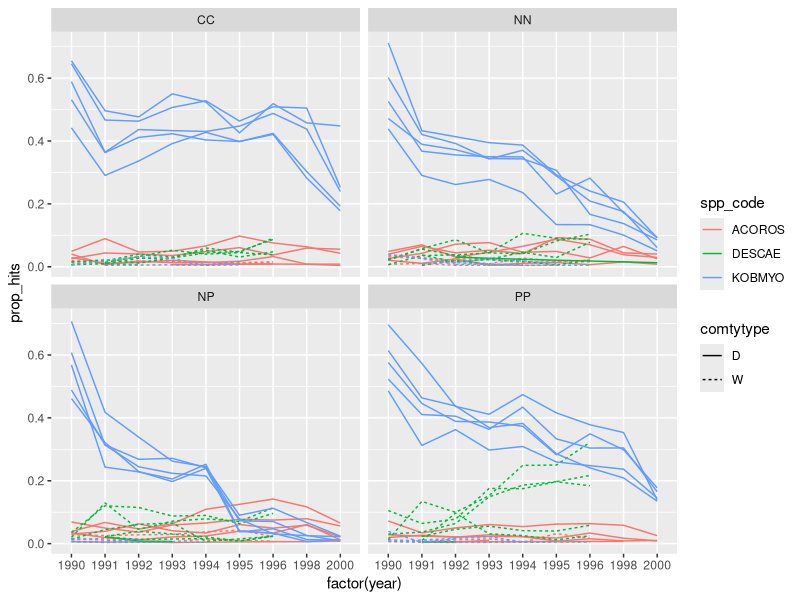
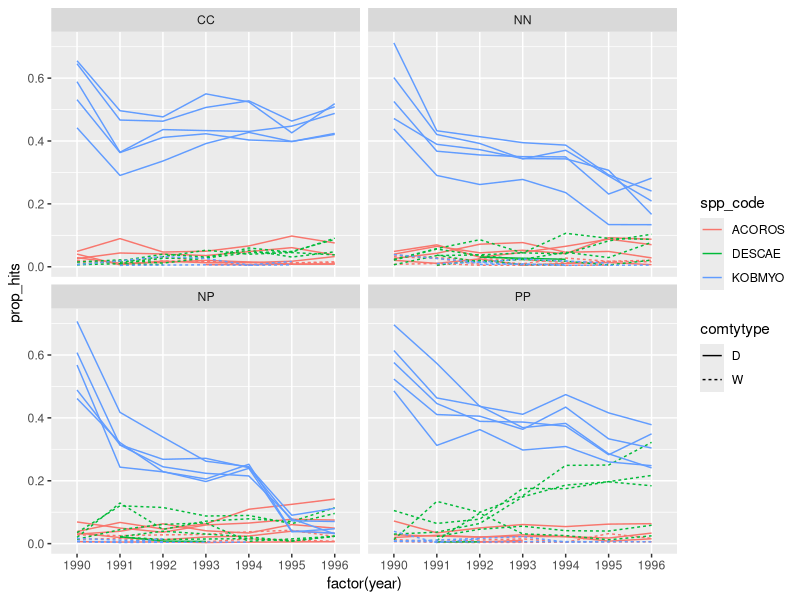

The R source for these figures, in order:
# Script to explore NWT Nitrogen experiment data
# SN 2020 Feb 17

library(ggplot2)
library(dplyr)
library(tidyr)

soilr = read.csv('data_raw/plant_competition/n_p_expmt/fertcovr.tt.data.csv')
soils = read.csv('data_raw/plant_competition/n_p_expmt/fertcovs.tt.data.csv')

head(soilr)
# fields: date, plot_code, spp_code + USDA name, num_hits (in plot), cover (pct?)

nrow(soilr)
# 7198 rows

soilr$date %>% as.character() %>% 
  (function(x) x %>% strsplit('\\D') %>% sapply(function(x) x[1])) %>% 
  table()
# 1990 1991 1992 1993 1994 1995 1996 1998 2000 
# 572  766  884  874  814  890  822  567 1009
# No records in 1997, 1999

table(soilr$spp_code)
# KOBMYO 250, ACOROS (=GEROT) 235, DESCAE 142

table(soilr$plot_code)
# DCC1 DCC2 DCC3 DCC4 DCC5 DNN1 DNN2 DNN3 DNN4 DNN5 DNP1 DNP2 DNP3 DNP4 DNP5 
# 221  242  256  246  247  254  261  235  278  250  255  251  270  271  296  
# DPP1 DPP2 DPP3 DPP4 DPP5 WCC1 WCC2 WCC3 WCC4 WCC5 WNN1 WNN2 WNN3 WNN4 
# 234  266  247  308  260   86  100  123  111   93   88   93   99  107 
# WNN5 WNP1 WNP2 WNP3 WNP4 WNP5 WPP1 WPP2 WPP3 WPP4 WPP5 
# 106   65   95  112  109   96   99  118  116  106  128 

# Not sure what these are? NN, NP, PP, CC are probably N only,
# P only, N and P, and control, D and N are blocks?

# soil s dataset
head(soils)
# This appears to be coverage data.

# Hmm. Hoo boy.
# Protocol says something about plots being established in two different commmunities.
# Assuming that "d" and "w" are "dry" and "wet"...
# Both are on the south side.
# Assume that numbers are replicates.

# Here, come up with a normalized number of hits.
# (Proportion of hits in a plot which belong to each species)
# (Normalized by number of living hits)
soil.all = soilr %>% 
  filter(!spp_code %in% c('ARTSPP', 'BAREEE', grep('^DEAD', spp_code, value = TRUE), 'LITTER', 'ROCKKK', 'SCATT')) %>%
  group_by(date, plot_code) %>%
  mutate(plot_hits = sum(num_hits),
         prop_hits = num_hits / plot_hits,
         year = date %>% as.character() %>% 
           (function(x) strsplit(x, '\\D') %>% 
              sapply(function(x) x[1])) %>%
           as.integer(),
         treatment = gsub('^[DW]|\\d', '', plot_code),
         comtytype = strsplit(as.character(plot_code), '') %>% sapply(function(x) x[1]))

# Plot relative abundances of each species over time,
# by treatment type
soil.all %>%
  filter(spp_code %in% c('KOBMYO', 'ACOROS', 'DESCAE')) %>%
  ggplot(aes(x = factor(year), y = prop_hits)) +
  geom_line(aes(group = interaction(plot_code, spp_code), 
                linetype = comtytype,
                colour = spp_code)) +
  facet_wrap(~ treatment)
# Are some plot-species discontinued...?

with(soil.all, table(year, plot_code))
# The wet plots weren't surveyed in 1998, 2000

soil.all %>%
  filter(spp_code %in% c('KOBMYO', 'ACOROS', 'DESCAE')) %>%
  filter(year < 1998) %>%
  ggplot(aes(x = factor(year), y = prop_hits)) +
  geom_line(aes(group = interaction(plot_code, spp_code), 
                linetype = comtytype,
                colour = spp_code)) +
  facet_wrap(~ treatment)

# Looks to me like Nitrogen addition makes KOMY nosedive
# DECE increases with Phosphorous addition but not N+P
# DECE appears predominantly where it's wet,
# KOMY and GEROT appear where it's dry

# Read:
# Theodose and Bowman, 1997, Ecology

# , mycorrhizal forbs increased with N+P fertilization, nonmycorrhizal forbs
# increased with P and N+P, and N2‐fixing forbs increased with P alone. Grasses
# increased with N and N+P, whereas sedges, the dominant functional group, were
# unaffected by fertilization. In the wet meadow, the dominant sedges exhibited
# abundance increases in response to N, whereas grasses increased with P and
# N+P. Wet‐meadow forb abundance was not significantly influenced by
# fertilization.
